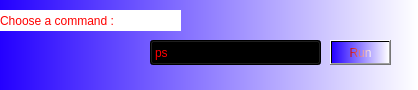
<?xml version="1.0" encoding="UTF-8"?>
<ui version="4.0">
 <class>Dialog</class>
 <widget class="QDialog" name="Dialog">
  <property name="geometry">
   <rect>
    <x>0</x>
    <y>0</y>
    <width>418</width>
    <height>90</height>
   </rect>
  </property>
  <property name="windowTitle">
   <string>Dialog</string>
  </property>
  <property name="styleSheet">
   <string notr="true">background-color: qlineargradient(spread:pad, x1:0, y1:0, x2:1, y2:0, stop:0 rgba(36, 0, 255, 255), stop:1 rgba(255, 255, 255, 255));
color: qlineargradient(spread:pad, x1:0, y1:0, x2:1, y2:0, stop:0 rgba(204, 0, 0, 255), stop:1 rgba(255, 255, 255, 255));</string>
  </property>
  <widget class="QComboBox" name="comboBox">
   <property name="geometry">
    <rect>
     <x>150</x>
     <y>40</y>
     <width>171</width>
     <height>25</height>
    </rect>
   </property>
   <property name="styleSheet">
    <string notr="true">font: italic 11pt &quot;URW Bookman L&quot;;
color: qlineargradient(spread:pad, x1:0, y1:0, x2:0, y2:0, stop:0 rgba(255, 0, 0, 255), stop:1 rgba(255, 255, 255, 255));</string>
   </property>
   <item>
    <property name="text">
     <string>ps</string>
    </property>
   </item>
   <item>
    <property name="text">
     <string>List all the processes grouped by user</string>
    </property>
   </item>
   <item>
    <property name="text">
     <string>Display process ID of all the processes</string>
    </property>
   </item>
   <item>
    <property name="text">
     <string>Run/stop a specific process</string>
    </property>
   </item>
   <item>
    <property name="text">
     <string>Send specific signals to specific process</string>
    </property>
   </item>
  </widget>
  <widget class="QLabel" name="label">
   <property name="geometry">
    <rect>
     <x>0</x>
     <y>10</y>
     <width>181</width>
     <height>21</height>
    </rect>
   </property>
   <property name="styleSheet">
    <string notr="true">background-color: qlineargradient(spread:pad, x1:0, y1:0, x2:1, y2:0, stop:0 rgba(255, 255, 255, 255));
font: 57 italic 18pt &quot;URW Chancery L&quot;;
color: qlineargradient(spread:pad, x1:0, y1:0, x2:0, y2:0, stop:0 rgba(255, 0, 0, 255), stop:1 rgba(255, 255, 255, 255));</string>
   </property>
   <property name="text">
    <string>Choose a command :</string>
   </property>
  </widget>
  <widget class="QPushButton" name="pushButton">
   <property name="geometry">
    <rect>
     <x>330</x>
     <y>40</y>
     <width>61</width>
     <height>25</height>
    </rect>
   </property>
   <property name="text">
    <string>Run</string>
   </property>
  </widget>
 </widget>
 <resources/>
 <connections/>
</ui>
